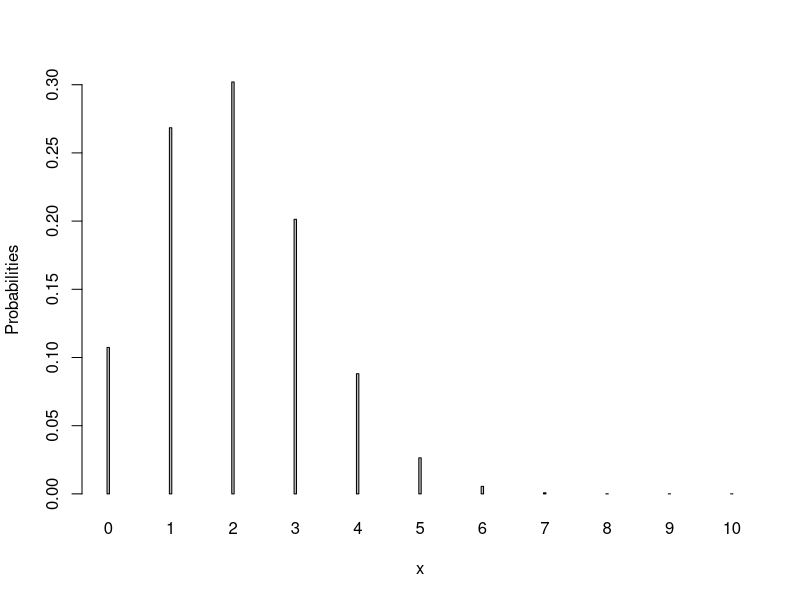
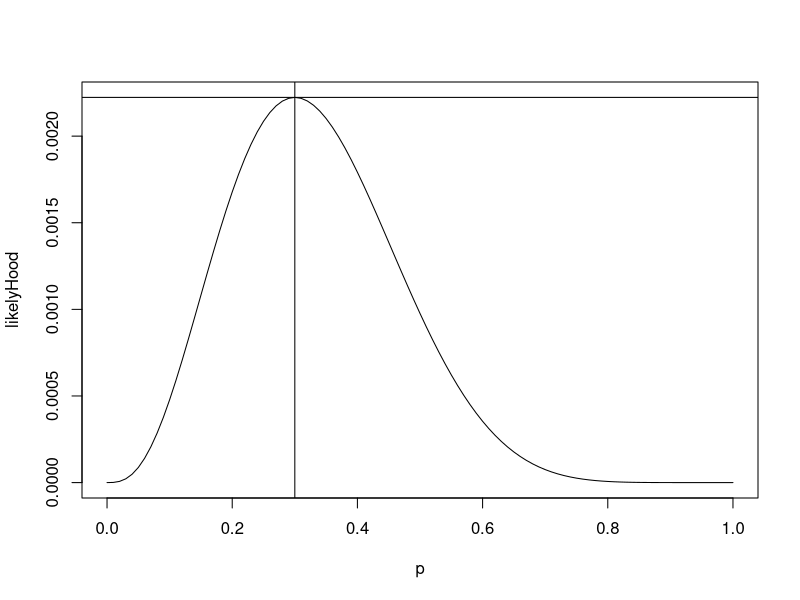
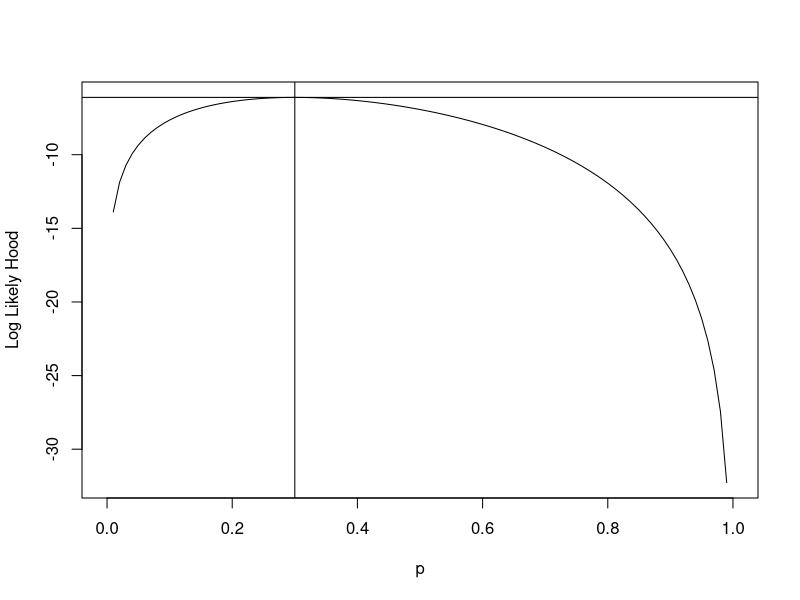

Here is the R script that generated these plots, in order:
# barplot of binomial pmf
barplot(dbinom(0:10, 10, 0.2), names.arg = 0:10, width = .05, space = 25,
        xlab = "x", ylab = "Probabilities")

likelyhood = function(p){ p^3*(1-p)^7}

x =  seq(0.01, 0.99, by=.01)
curve(likelyhood(x), xlab = "p", ylab = "likelyHood")

abline(v=.3)
abline(h=likelyhood(.3))                                                                         

# loglikelyhood function
loglikelyhood = function(p){log(likelyhood(p))}
curve(loglikelyhood(x), xlab = "p", ylab = "Log Likely Hood")
abline(v=.3)
abline(h=loglikelyhood(.3))
